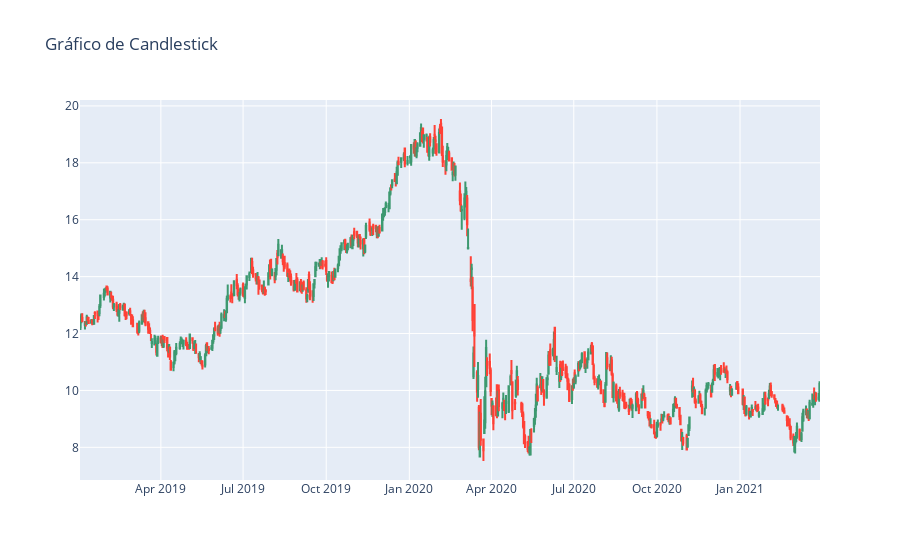

Notebook code cell kept with this figure:
### Markdown cell above
### 4.2. Gráfico de candlestick

### Code cell
fig = go.Figure()
fig.add_trace(go.Candlestick(name='BRML3', x=df.index, close=df['Close'], open=df['Open'], high = df['High'], low=df['Low']))
fig.update_layout(xaxis_rangeslider_visible=False, title_text='Gráfico de Candlestick')
fig.show()

### Figure 1 — Plotly figure (JSON) as saved in the notebook; plotly's stock layout.template omitted (floating-point values rounded to 4 significant figures; data arrays with more than 128 entries replaced by an {"elided": "..."} marker saying what was removed)
{"data": [{"close": {"elided": "556 float values"}, "high": {"elided": "556 float values"}, "low": {"elided": "556 float values"}, "name": "BRML3", "open": {"elided": "556 float values"}, "type": "candlestick", "x": {"elided": "556 str values"}}], "layout": {"title": {"text": "Gráfico de Candlestick"}, "xaxis": {"rangeslider": {"visible": false}}}}
